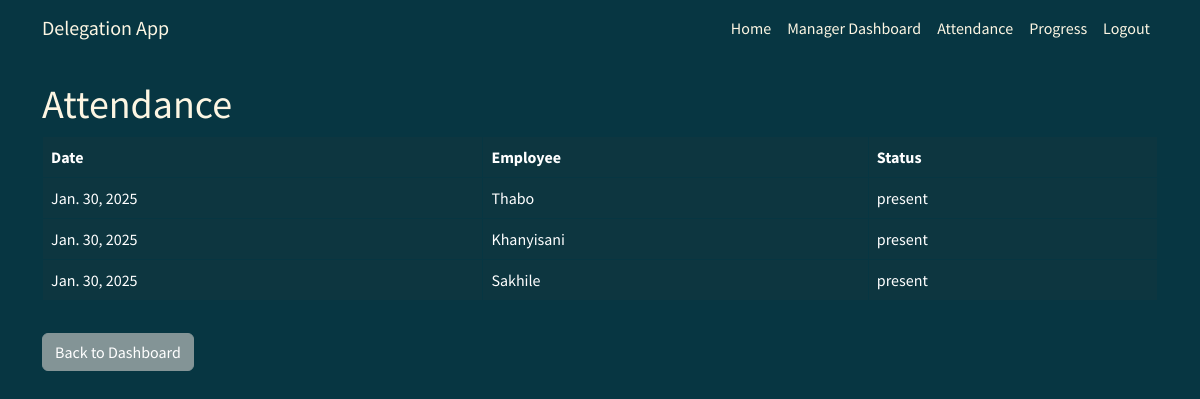
Page /attendance/ (signed in) on the committed database.
### tasks/models.py (models this page shows, shortened)
class Attendance(models.Model):
    employee = models.ForeignKey(Employee, on_delete=models.CASCADE)
    date = models.DateField(auto_now_add=True)
    status = models.CharField(max_length=10, choices=[('present', 'Present'), ('absent', 'Absent')], default='absent')
    class Meta:
        unique_together = ('employee', 'date')

class Employee(models.Model):
    user = models.OneToOneField(User, on_delete=models.CASCADE)
    ROLE_CHOICES = [
        ('manager', 'Manager'),
        ('employee', 'Employee'),
    ]
    role = models.CharField(max_length=20, choices=ROLE_CHOICES, default='employee')

### tasks/views.py (the view, shortened to what this page needs)
# urls.py: path('attendance/', views.view_attendance, name='attendance'),
@login_required
def view_attendance(request):
    today = timezone.now().date()
    is_manager = request.user.employee.role == 'manager'  # Determine role upfront
    marked_today = False  # Initialize marked_today to False
    if is_manager:  # Manager's view
        attendances = Attendance.objects.order_by('-date')
    context = {
        'attendances': attendances,
        'is_manager': is_manager,
        'marked_today': marked_today,
    }
    return render(request, 'tasks/view_attendance.html', context)

### tasks/templates/tasks/view_attendance.html (shortened to what this page needs)
{% extends "tasks/base.html" %}
{% block content %}
    <h1>Attendance</h1>
    {% if is_manager %}
        <table class="table table-bordered table-hover">
            <thead>
                <tr>
                    <th>Date</th>
                    <th>Employee</th>
                    <th>Status</th>
                </tr>
            </thead>
            <tbody>
                {% for attendance in attendances %}
                    <tr>
                        <td>{{ attendance.date }}</td>
                        <td>{{ attendance.employee.user.username }}</td>
                        <td>{{ attendance.status }}</td>
                    </tr>
                {% endfor %}
            </tbody>
        </table>
    {% endif %}
    <a href="{% url 'manager_dashboard' %}" class="btn btn-secondary mt-3">Back to Dashboard</a>
{% endblock %}

### rows in the picture
Attendance: date "Jan. 30, 2025", employee.user.username "Thabo", status "present"
Attendance: date "Jan. 30, 2025", employee.user.username "Khanyisani", status "present"
Attendance: date "Jan. 30, 2025", employee.user.username "Sakhile", status "present"
